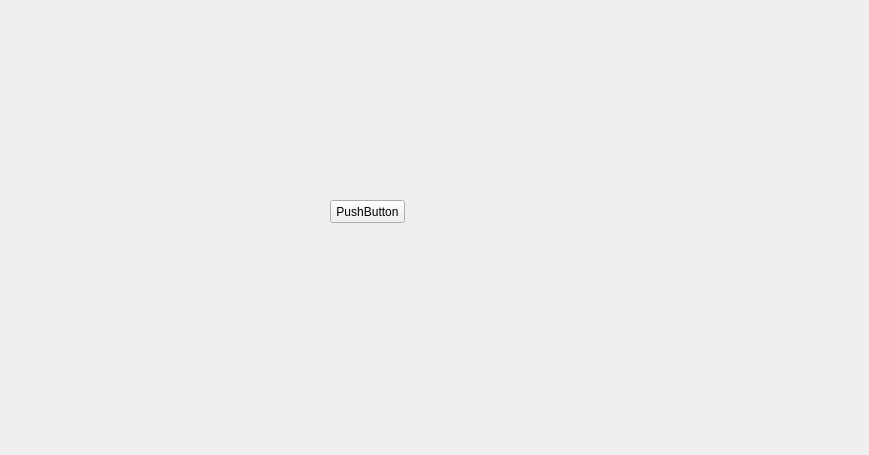
<?xml version="1.0" encoding="UTF-8"?>
<ui version="4.0">
 <class>CMainWindowClass</class>
 <widget class="QMainWindow" name="CMainWindowClass">
  <property name="geometry">
   <rect>
    <x>0</x>
    <y>0</y>
    <width>869</width>
    <height>455</height>
   </rect>
  </property>
  <property name="windowTitle">
   <string>CMainWindow</string>
  </property>
  <widget class="QWidget" name="centralWidget">
   <widget class="QPushButton" name="pushButton">
    <property name="geometry">
     <rect>
      <x>330</x>
      <y>200</y>
      <width>75</width>
      <height>23</height>
     </rect>
    </property>
    <property name="text">
     <string>PushButton</string>
    </property>
   </widget>
  </widget>
 </widget>
 <layoutdefault spacing="6" margin="11"/>
 <resources>
  <include location="CMainWindow.qrc"/>
 </resources>
 <connections/>
</ui>
